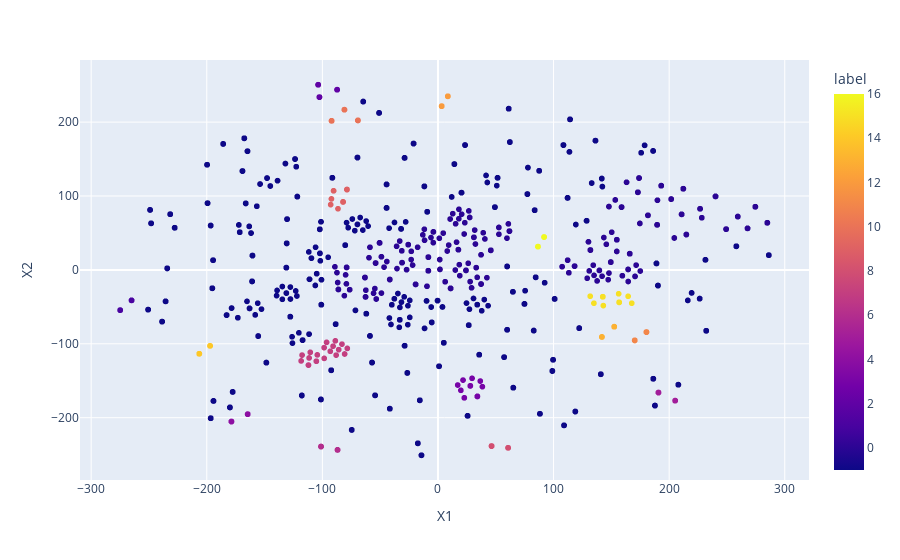

The notebook cell saved with this chart:
### Code cell
# Apply DBSCAN
clustering = DBSCAN(eps=0.2, min_samples=20).fit(sp_matrix_stock)
clustering.labels_

df_tsne['label'] = clustering.labels_
fig = px.scatter(df_tsne,'X1','X2', hover_name = 'stock_code', color = 'label')
fig.write_image(file='/Users/CliffordMan/Downloads/project/dbscan.png', format='.png')
fig.show()

min_pts = 30
prediction = cluster_predict(clustering.labels_, min_pts=min_pts)

# Get the truth_label
truth_label = get_truth_label(truth_path)

# Convert to index-to-label dict
ind_label_dict = {}
for stock_code, ind in row_ind_dict.items():
    try:
        ind_label_dict[ind] = truth_label[stock_code]
    except:
        # For the exception that we could not get that stock's price
        ind_label_dict[ind] = 0
        
# Map back to prediction
dbscan_result = np.array([(prediction, ind_label_dict[ind]) for ind, prediction \
          in enumerate(list(prediction))])

y_pred = dbscan_result[:,0]
y_truth = dbscan_result[:,1]

print('Number of positive examples in our prediction: ', y_pred.sum())
print('Number of positive examples in our truth label: ', y_truth.sum())

f_score(y_truth, y_pred)

### Figure 1 — Plotly figure (JSON) as saved in the notebook; plotly's stock layout.template omitted (floating-point values rounded to 4 significant figures; data arrays with more than 128 entries replaced by an {"elided": "..."} marker saying what was removed)
{"data": [{"hovertemplate": "<b>%{hovertext}</b><br><br>X1=%{x}<br>X2=%{y}<br>label=%{marker.color}<extra></extra>", "hovertext": {"elided": "2020 str values"}, "legendgroup": "", "marker": {"color": {"elided": "2020 int values"}, "coloraxis": "coloraxis", "symbol": "circle"}, "mode": "markers", "name": "", "showlegend": false, "type": "scattergl", "x": {"elided": "2020 float values"}, "xaxis": "x", "y": {"elided": "2020 float values"}, "yaxis": "y"}], "layout": {"coloraxis": {"colorbar": {"title": {"text": "label"}}, "colorscale": [[0, "#0d0887"], [0.1111, "#46039f"], [0.2222, "#7201a8"], [0.3333, "#9c179e"], [0.4444, "#bd3786"], [0.5556, "#d8576b"], [0.6667, "#ed7953"], [0.7778, "#fb9f3a"], [0.8889, "#fdca26"], [1, "#f0f921"]]}, "legend": {"tracegroupgap": 0}, "margin": {"t": 60}, "xaxis": {"anchor": "y", "domain": [0, 1], "title": {"text": "X1"}}, "yaxis": {"anchor": "x", "domain": [0, 1], "title": {"text": "X2"}}}}
